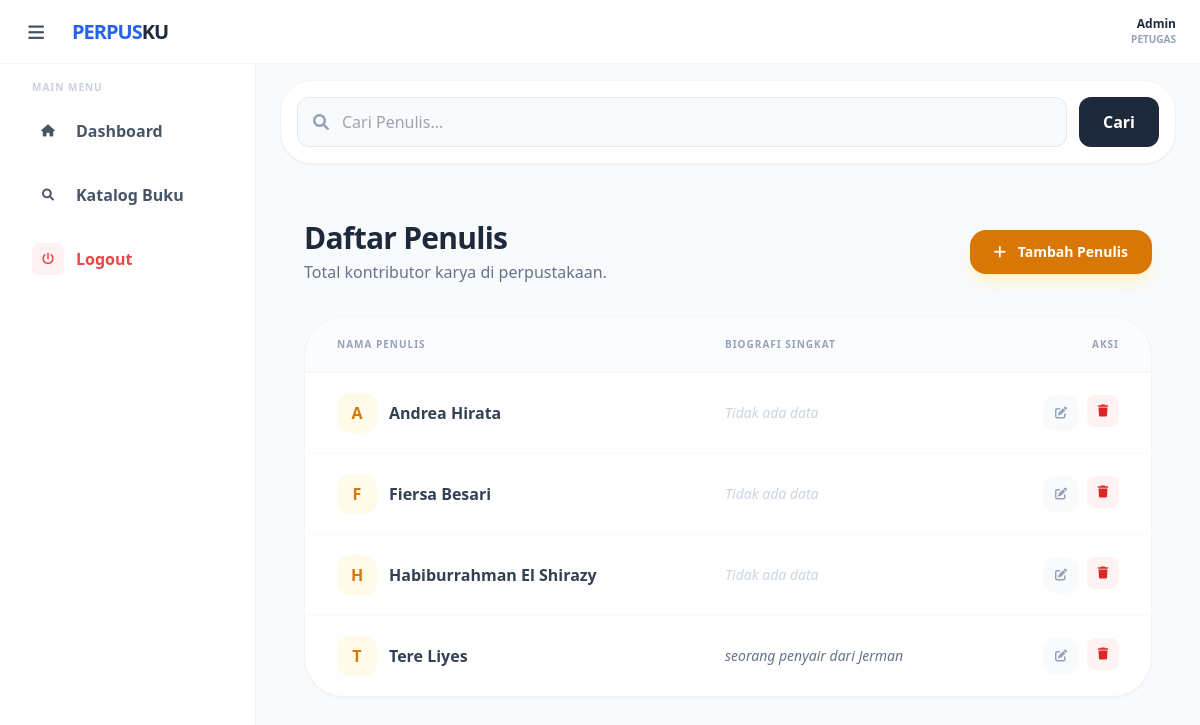
The app's page /pages/penulis/index.php, older data.
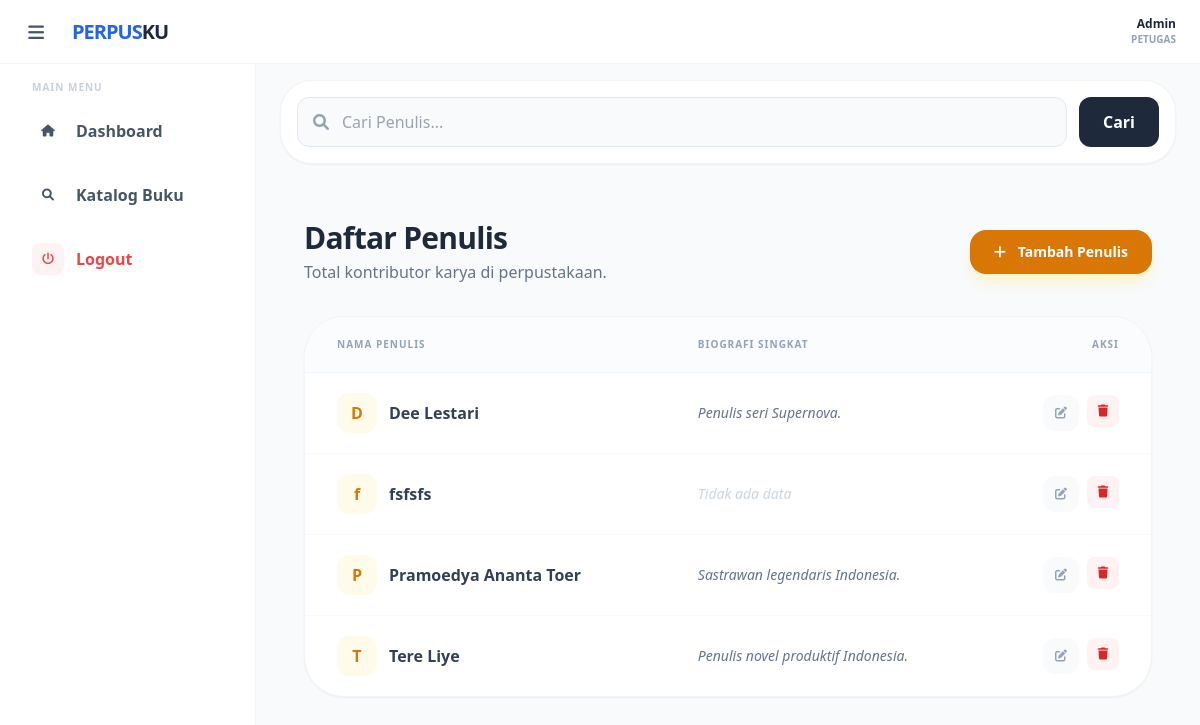
The same page, newer data.
### tables this page shows
CREATE TABLE `penulis` (
  `id` int NOT NULL,
  `nama_penulis` varchar(100) NOT NULL,
  `biografi` text
);

### pages/penulis/index.php (the view, shortened to what this page needs)
<?php
require_once "../../konek.php";
require_once "../../layout/header.php";
require_once "../../layout/sidebar.php";
$search = $_GET['search'] ?? '';
$sql = "SELECT * FROM penulis WHERE 1=1";
$sql .= " ORDER BY nama_penulis ASC";
$query = mysqli_query($conn, $sql);
?>
<div class="mb-8 bg-white p-4 rounded-[2rem] border border-slate-100 shadow-sm">
    <form method="GET" class="flex gap-3">
        <div class="relative flex-1">
            <i class="fas fa-search absolute left-4 top-1/2 -translate-y-1/2 text-slate-400"></i>
            <input type="text" name="search" value="<?= $search ?>" placeholder="Cari Penulis..."
                   class="w-full pl-11 pr-4 py-3 rounded-xl border border-slate-200 bg-slate-50 focus:ring-2 focus:ring-blue-500 outline-none transition-all">
        </div>
        <button type="submit" class="bg-slate-800 text-white px-6 py-3 rounded-xl font-bold">Cari</button>
    </form>
</div>
<div class="p-6">
    <div class="flex justify-between items-center mb-8">
        <div>
            <h2 class="text-3xl font-extrabold text-slate-800 tracking-tight">Daftar Penulis</h2>
            <p class="text-slate-500 mt-1">Total kontributor karya di perpustakaan.</p>
        </div>
        <a href="tambah.php" class="bg-amber-600 hover:bg-amber-700 text-white font-bold px-6 py-3 rounded-2xl transition-all shadow-lg shadow-amber-100 text-sm">
            <i class="fas fa-plus mr-2"></i> Tambah Penulis
        </a>
    </div>
    <div class="bg-white rounded-[2.5rem] shadow-sm border border-slate-100 overflow-hidden">
        <table class="w-full text-left">
            <thead>
                <tr class="bg-slate-50/50 border-b border-slate-100 text-[10px] font-black text-slate-400 uppercase tracking-widest">
                    <th class="px-8 py-5">Nama Penulis</th>
                    <th class="px-8 py-5">Biografi Singkat</th>
                    <th class="px-8 py-5 text-right">Aksi</th>
                </tr>
            </thead>
            <tbody class="divide-y divide-slate-50">
                <?php while($row = mysqli_fetch_assoc($query)) : ?>
                <tr class="hover:bg-slate-50/50 transition-colors">
                    <td class="px-8 py-5">
                        <div class="flex items-center gap-3">
                            <div class="w-10 h-10 bg-amber-50 text-amber-600 rounded-xl flex items-center justify-center font-bold">
                                <?= substr($row['nama_penulis'], 0, 1) ?>
                            </div>
                            <span class="font-bold text-slate-700"><?= $row['nama_penulis'] ?></span>
                        </div>
                    </td>
                    <td class="px-8 py-5 text-sm text-slate-500 italic">
                        <?= $row['biografi'] ?: '<span class="text-slate-300">Tidak ada data</span>' ?>
                    </td>
                    <td class="px-8 py-5 text-right">
                        <div class="flex justify-end gap-2">
                            <a href="edit.php?id=<?= $row['id'] ?>" class="w-9 h-9 rounded-xl bg-slate-50 text-slate-400 flex items-center justify-center hover:bg-amber-600 hover:text-white transition-all"><i class="fas fa-edit text-xs"></i></a>
                            <button onclick="konfirmasiHapus('hapus.php?id=<?= $row['id'] ?>')"
                                    class="w-8 h-8 rounded-lg bg-red-50 text-red-600 flex items-center justify-center hover:bg-red-600 hover:text-white transition-all">
                                <i class="fas fa-trash text-xs"></i>
                            </button>
                        </div>
                    </td>
                </tr>
                <?php endwhile; ?>
            </tbody>
        </table>
    </div>
</div>
<?php require_once "../../layout/footer.php"; ?>

### layout/header.php (shortened to what this page needs)
<!DOCTYPE html>
<html lang="en">
<head>
    <script src="https://cdn.tailwindcss.com"></script>
    <link rel="stylesheet" href="https://cdnjs.cloudflare.com/ajax/libs/font-awesome/6.0.0/css/all.min.css">
</head>
<body class="bg-slate-50 text-slate-800">
<nav class="fixed top-0 right-0 left-0 h-16 bg-white border-b border-slate-100 flex items-center justify-between px-4 z-50">
    <div class="flex items-center gap-4">
        <button id="sidebarToggle" class="w-10 h-10 flex items-center justify-center rounded-xl hover:bg-slate-100 text-slate-600 transition-all">
            <i class="fas fa-bars text-lg" id="toggleIcon"></i>
        </button>
        <span class="font-black text-xl tracking-tighter text-blue-600 uppercase">Perpus<span class="text-slate-800">ku</span></span>
    </div>
    <div class="flex items-center gap-3">
        <div class="text-right mr-2">
            <p class="text-xs font-bold text-slate-800"><?= $_SESSION['username'] ?? 'Admin'; ?></p>
            <p class="text-[10px] text-slate-400 uppercase font-black"><?= $_SESSION['role'] ?? 'Petugas'; ?></p>
        </div>
    </div>
</nav>

### layout/sidebar.php (shortened to what this page needs)
<?php
$current_dir = basename(dirname($_SERVER['PHP_SELF']));
$base_url = "http://localhost/library";
$role = $_SESSION['role'] ?? 'anggota';
?>
<aside id="mainSidebar" class="fixed left-0 top-16 h-screen w-64 bg-white border-r border-slate-100 z-40 overflow-y-auto pb-20">
    <div class="p-4 space-y-2">
        <p class="text-[10px] font-black text-slate-400 uppercase tracking-widest ml-4 mb-2 opacity-50">Main Menu</p>
            <a href="<?= $base_url; ?>/pages/dashboard.php" class="flex items-center gap-3 px-4 py-3 rounded-2xl transition-all font-bold <?= $current_dir == 'pages' ? 'bg-blue-600 text-white shadow-lg shadow-blue-100' : 'text-slate-600 hover:bg-slate-50' ?>">
                <div class="w-8 h-8 flex items-center justify-center rounded-lg"><i class="fas fa-home-alt text-xs"></i></div>
                <span class="nav-label">Dashboard</span>
            </a>
        <?php if ($role == 'anggota') : ?>
            <a href="<?= $base_url; ?>/pages/buku/index.php" class="flex items-center gap-3 px-4 py-3 rounded-2xl transition-all font-bold <?= $current_dir == 'buku' ? 'bg-blue-600 text-white shadow-lg shadow-blue-100' : 'text-slate-600 hover:bg-slate-50' ?>">
                <div class="w-8 h-8 flex items-center justify-center rounded-lg"><i class="fas fa-search text-xs"></i></div>
                <span class="nav-label">Katalog Buku</span>
            </a>
        <?php endif; ?>
        <button onclick="logoutKonfirmasi('<?= $base_url; ?>/logout.php')" class="w-full flex items-center gap-3 px-4 py-3 rounded-2xl text-red-500 hover:bg-red-50 transition-all font-bold group">
            <div class="w-8 h-8 flex items-center justify-center bg-red-50 group-hover:bg-red-100 rounded-lg transition-all">
                <i class="fas fa-power-off text-xs"></i>
            </div>
            <span class="nav-label">Logout</span>
        </button>
    </div>
</aside>
<?php require_once "footer.php"; ?>
<main id="mainContent" class="ml-64 pt-20 p-6 min-h-screen transition-all duration-300">

### layout/footer.php (shortened to what this page needs)
</html>

### layout/header.php (style rules this page uses)
#mainSidebar { transition: width 0.3s ease, transform 0.3s ease; overflow-x: hidden; }
#mainContent { transition: margin-left 0.3s ease; }
.nav-label { white-space: nowrap; }

Row changes from the older to the newer data that the page shows:
changed penulis: nama_penulis "F" → "D"; nama_penulis "Fiersa Besari" → "Dee Lestari"; biografi "Tidak ada data" → "Penulis seri Supernova."
changed penulis "Tidak ada data": nama_penulis "H" → "f"; nama_penulis "Habiburrahman El Shirazy" → "fsfsfs"
changed penulis: nama_penulis "A" → "P"; nama_penulis "Andrea Hirata" → "Pramoedya Ananta Toer"; biografi "Tidak ada data" → "Sastrawan legendaris Indonesia."; moves down the list
changed penulis: nama_penulis "Tere Liyes" → "Tere Liye"; biografi "seorang penyair dari Jerman" → "Penulis novel produktif Indonesia."
